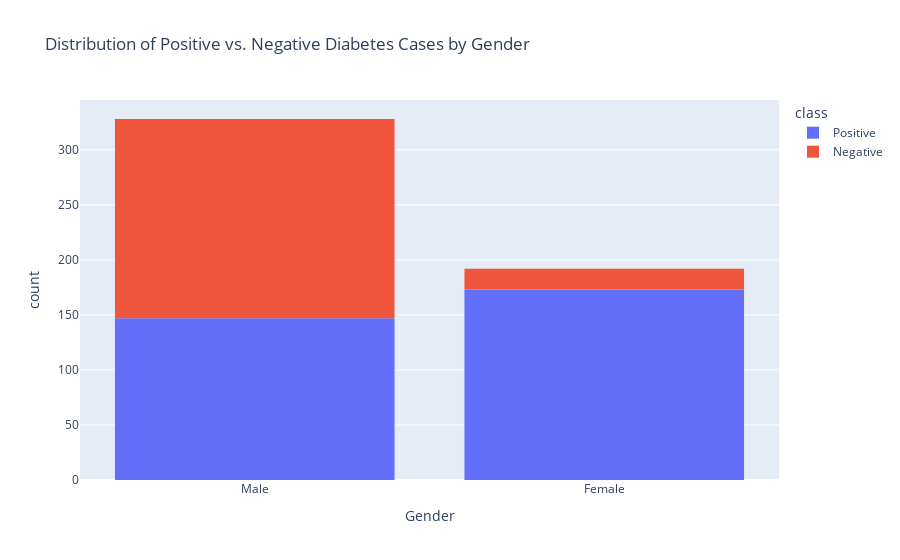

This figure's notebook cell:
### Code cell
import plotly.express as px    # For Creating Interactive graphs
gendis= px.histogram(Diabetes, x = 'Gender', color = 'class', title="Distribution of Positive vs. Negative Diabetes Cases by Gender")
gendis.show()  
pltbl= ['Gender', 'class']
cm = sns.light_palette("green", as_cmap=True)
(round(pd.crosstab(Diabetes[pltbl[0]],Diabetes[pltbl[1]], normalize='columns') * 100,2)).style.background_gradient(cmap = cm)

### Figure 1 — Plotly figure (JSON) as saved in the notebook; plotly's stock layout.template omitted (floating-point values rounded to 4 significant figures; data arrays with more than 128 entries replaced by an {"elided": "..."} marker saying what was removed)
{"data": [{"alignmentgroup": "True", "bingroup": "x", "hovertemplate": "class=Positive<br>Gender=%{x}<br>count=%{y}<extra></extra>", "legendgroup": "Positive", "marker": {"color": "#636efa", "pattern": {"shape": ""}}, "name": "Positive", "offsetgroup": "Positive", "orientation": "v", "showlegend": true, "type": "histogram", "x": {"elided": "320 str values"}, "xaxis": "x", "yaxis": "y"}, {"alignmentgroup": "True", "bingroup": "x", "hovertemplate": "class=Negative<br>Gender=%{x}<br>count=%{y}<extra></extra>", "legendgroup": "Negative", "marker": {"color": "#EF553B", "pattern": {"shape": ""}}, "name": "Negative", "offsetgroup": "Negative", "orientation": "v", "showlegend": true, "type": "histogram", "x": {"elided": "200 str values"}, "xaxis": "x", "yaxis": "y"}], "layout": {"autosize": true, "barmode": "relative", "legend": {"title": {"text": "class"}, "tracegroupgap": 0}, "title": {"text": "Distribution of Positive vs. Negative Diabetes Cases by Gender"}, "xaxis": {"anchor": "y", "autorange": true, "domain": [0, 1], "range": [-0.5, 1.5], "title": {"text": "Gender"}, "type": "category"}, "yaxis": {"anchor": "x", "autorange": true, "domain": [0, 1], "range": [0, 345.3], "title": {"text": "count"}}}}
